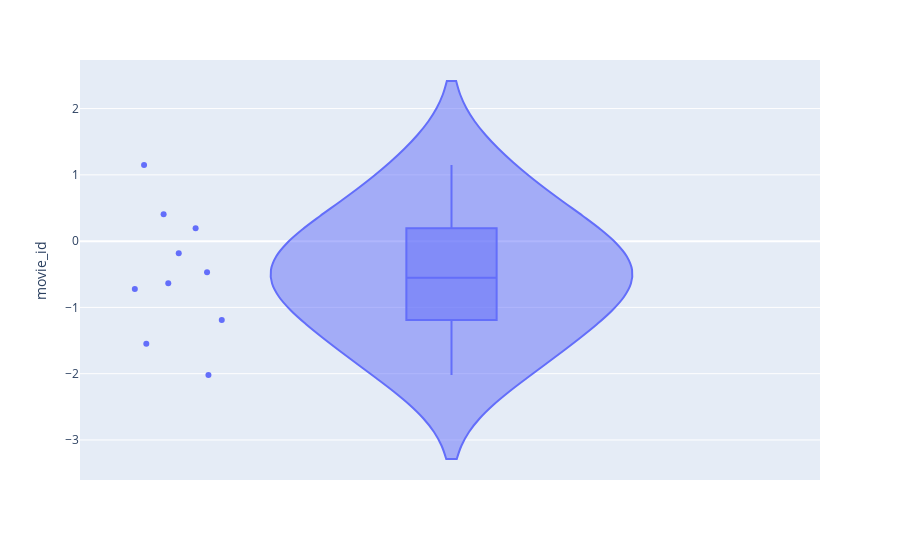

The code cell stored with this chart in its notebook:
### Code cell
# violin plot based on movie_id 
fig = px.violin(data, y="movie_id", box=True, points="all",
          hover_data=data.columns)
fig.show()

### Figure 1 — Plotly figure (JSON) as saved in the notebook; plotly's stock layout.template omitted (floating-point values rounded to 4 significant figures)
{"data": [{"alignmentgroup": "True", "box": {"visible": true}, "customdata": [[0.4714, 1.433], [-0.3127, 0.8872], [0.8596, 0.0157], [-2.243, 0.9919], [0.9533, -0.3341], [0.002118, 0.2891], [1.321, -0.2026], [-0.656, 0.5534], [1.318, 0.6756], [-1.817, 1.059]], "hovertemplate": "movie_id=%{y}<br>user_id=%{customdata[0]}<br>rating=%{customdata[1]}<extra></extra>", "legendgroup": "", "marker": {"color": "#636efa"}, "name": "", "offsetgroup": "", "orientation": "v", "points": "all", "scalegroup": "True", "showlegend": false, "type": "violin", "x0": " ", "xaxis": "x", "y": [-1.191, -0.7206, -0.6365, 1.15, -2.021, 0.4055, -1.547, 0.1934, -0.4693, -0.1831], "y0": " ", "yaxis": "y"}], "layout": {"legend": {"tracegroupgap": 0}, "margin": {"t": 60}, "violinmode": "group", "xaxis": {"anchor": "y", "domain": [0, 1]}, "yaxis": {"anchor": "x", "domain": [0, 1], "title": {"text": "movie_id"}}}}
